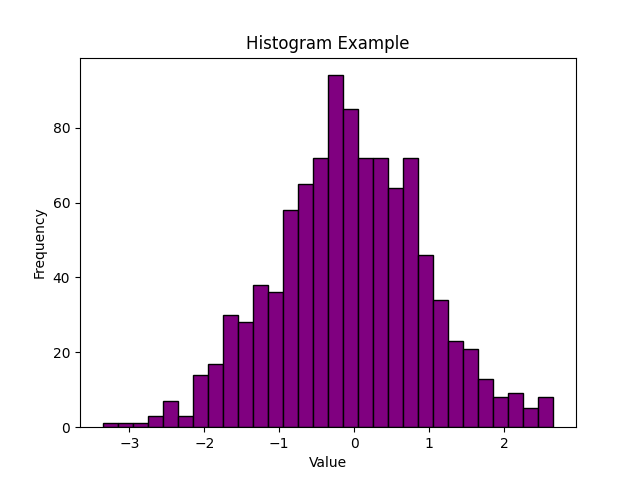

Write the Python code that produced this figure.
import matplotlib.pyplot as plt
import numpy as np

# Histogram data
data = np.random.normal(0, 1, 1000)

plt.hist(data, bins=30, color='purple', edgecolor='black')
plt.title('Histogram Example')
plt.xlabel('Value')
plt.ylabel('Frequency')

# Save as .png
plt.savefig('histogram.png')
